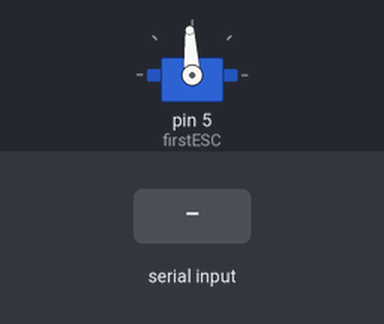
The sketch below on a simulated Arduino Uno, built with avr-gcc and run on an emulated ATmega328P. Shown: servo. The test bench sets the inputs (shaded band).

Above: at 1.2 s.
1.3 s: "90,45\n" received over Serial
At 2.4 s:
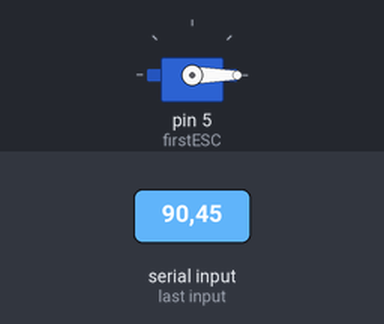
Timing chart, 0 to 4.3 s (numbered marks = the images above; inputs shaded):
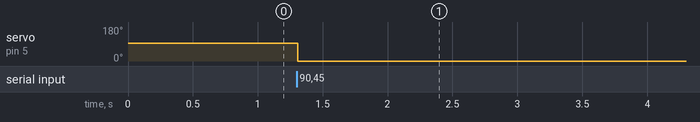

The sketch:

car_server_alfa2_ino.ino
```cpp
/*
Coded by Marjan Olesch
Sketch from Insctructables.com
Open source - do what you want with this code!
*/
#include <Servo.h>


int value = 1500; // set values you need to zero

Servo firstESC, secondESC; //Create as much as Servoobject you want. You can controll 2 or more Servos at the same time

void setup() {

  firstESC.attach(5);    // attached to pin 9 I just do this with 1 Servo
  Serial.begin(9600);    // start serial at 9600 baud

}

void loop() {

//First connect your ESC WITHOUT Arming. Then Open Serial and follo Instructions

  firstESC.writeMicroseconds(value);

  if(Serial.available())
    value = Serial.parseInt();    // Parse an Integer from Serial
}
```

Measured:
- after the input at 1.3 s, servo on pin 5 (firstESC): 93° → 0° at once
